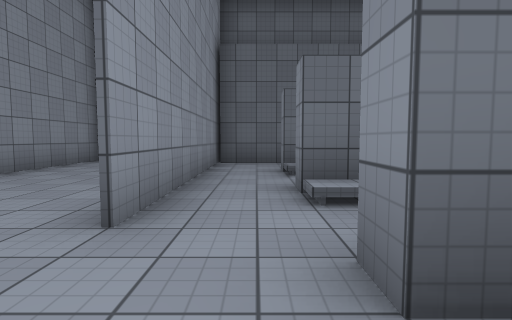
[1] (above)

13 first-person views from a walk through a 3-D level made in the Unity game engine. The camera is 1.2 m above the floor, tilts 4° down and sees 80° across. The floor is counted in squares, 2 m on a side. Each view is taken from the middle of a square. On the plan, view 1 faces up. The plan holds only what a view shows up to about 9 squares ahead; the rest is blank. Surface patterns are stand-ins for the level's own textures.

[2]
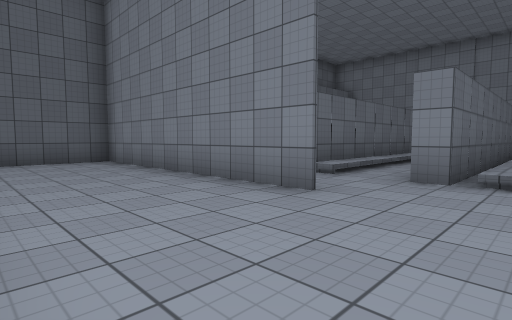

[3]
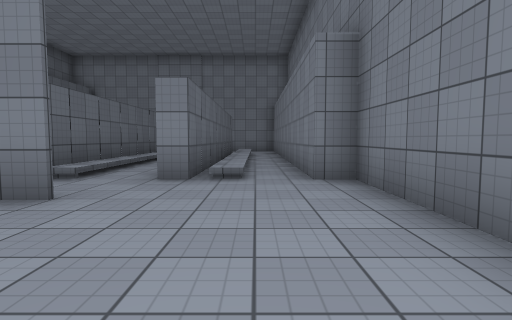

[4]
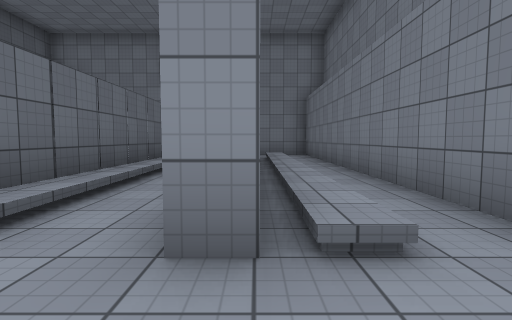

[5]
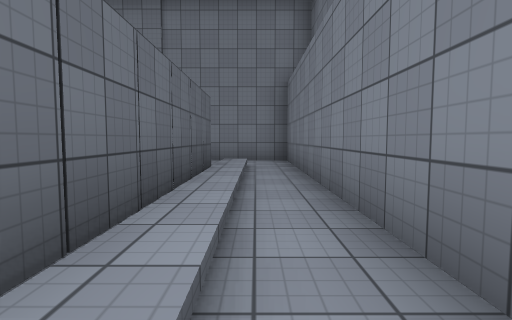

[6]
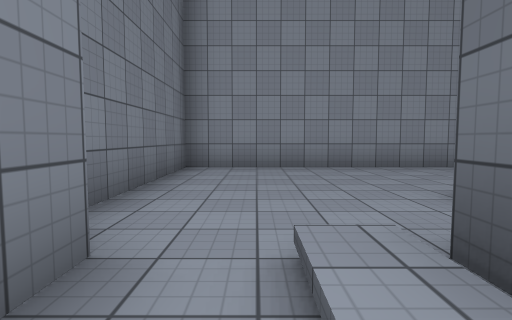

[7]
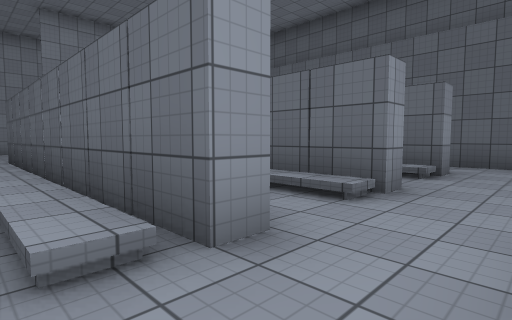

[8]
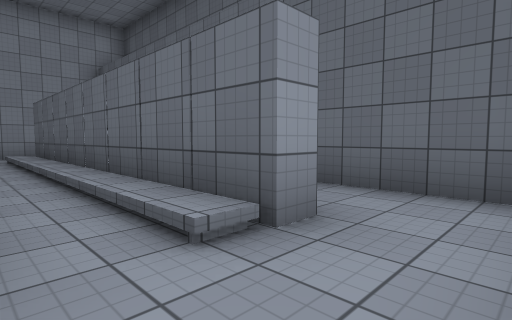

[9]
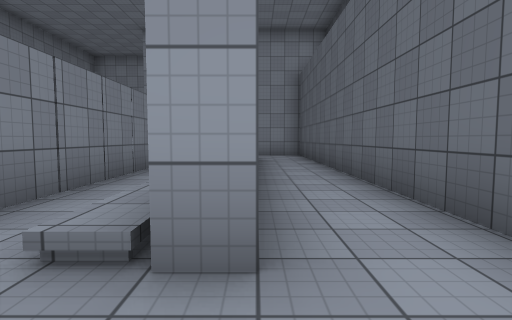

[10]
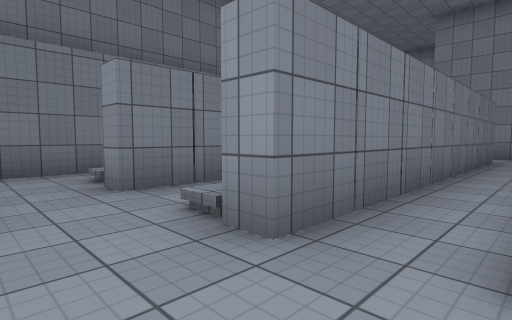

[11]
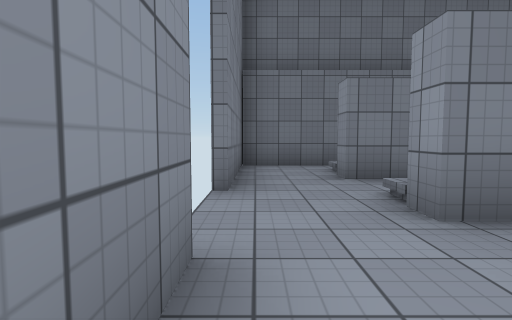

[12]
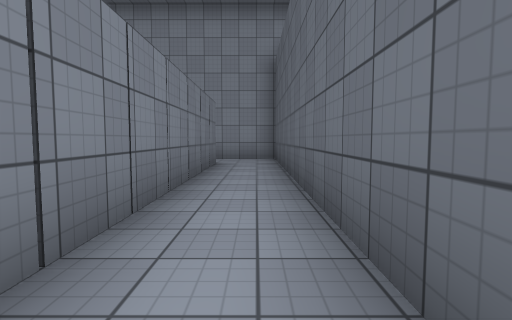

[13]
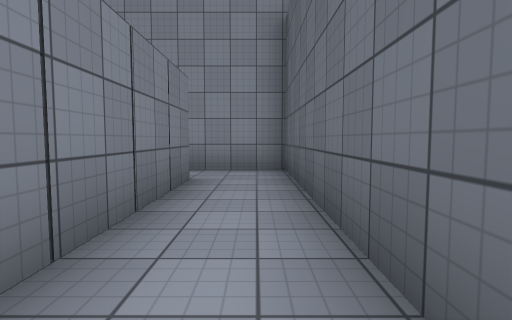

### Floor plan
Key: @ floor where view 1 was taken; # wall or solid block; . floor; / step, stairs or slope.
Columns run from 5 left of view 1 to 11 right of it. Each row starts with its distance up from view 1.
  9 #####
  8 #...############
  7 #...#...........
  6 #...#.########..#
  5 #...#.////////..#
  4 #...#...........
  3 #...#.########..
  2 #........   ....#
  1 #.....########..#
  0 #....@////////..#
 -1 #.....###########
 -2 #######

Where each view was taken, in squares from view 1:
view 1: 0 up, 0 right, facing up
view 2: 0 up, 4 left, facing up-right
view 3: 0 up, 4 left, facing right
view 4: 1 up, 1 left, facing right
view 5: 0 up, 2 right, facing right
view 6: 0 up, 2 right, facing left
view 7: 0 up, 10 right, facing up-left
view 8: 4 up, 10 right, facing up-left
view 9: 6 up, 10 right, facing left
view 10: 5 up, 10 right, facing down-left
view 11: 6 up, 10 right, facing down
view 12: 7 up, 8 right, facing left
view 13: 7 up, 5 right, facing left
